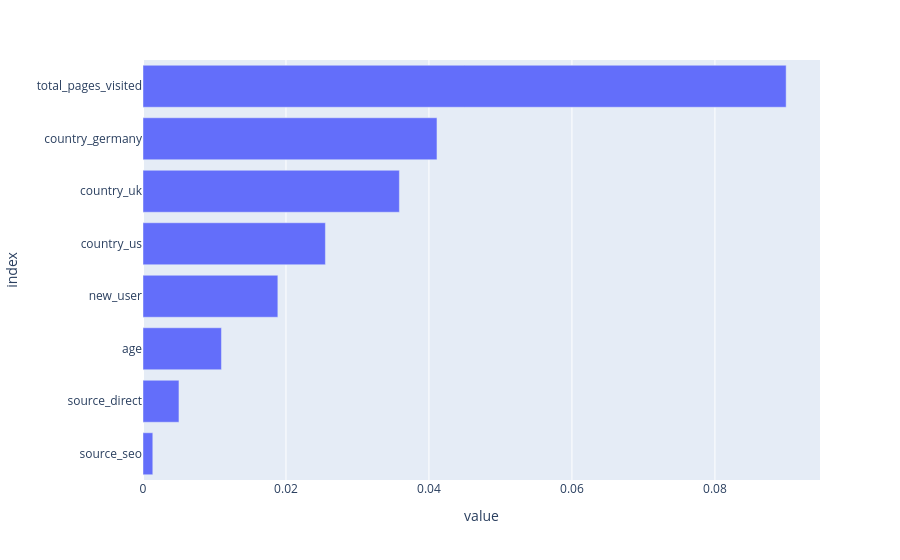

Here is the notebook cell this chart was saved with:
### Code cell
# Plot coefficients
fig = px.bar(feature_importance, orientation = 'h')
fig.update_layout(showlegend = False,
                  margin = {'l': 120} # to avoid cropping of column names
                 )
fig.show()

### Figure 1 — Plotly figure (JSON) as saved in the notebook; plotly's stock layout.template omitted (floating-point values rounded to 4 significant figures)
{"data": [{"hovertemplate": "variable=coefficients<br>value=%{x}<br>index=%{y}<extra></extra>", "legendgroup": "coefficients", "marker": {"color": "#636efa", "pattern": {"shape": ""}}, "name": "coefficients", "orientation": "h", "showlegend": true, "textposition": "auto", "type": "bar", "x": [0.001371, 0.00503, 0.01097, 0.01886, 0.02551, 0.03587, 0.04112, 0.08997], "xaxis": "x", "y": ["source_seo", "source_direct", "age", "new_user", "country_us", "country_uk", "country_germany", "total_pages_visited"], "yaxis": "y"}], "layout": {"barmode": "relative", "legend": {"title": {"text": "variable"}, "tracegroupgap": 0}, "margin": {"l": 120, "t": 60}, "showlegend": false, "xaxis": {"anchor": "y", "domain": [0, 1], "title": {"text": "value"}}, "yaxis": {"anchor": "x", "domain": [0, 1], "title": {"text": "index"}}}}
